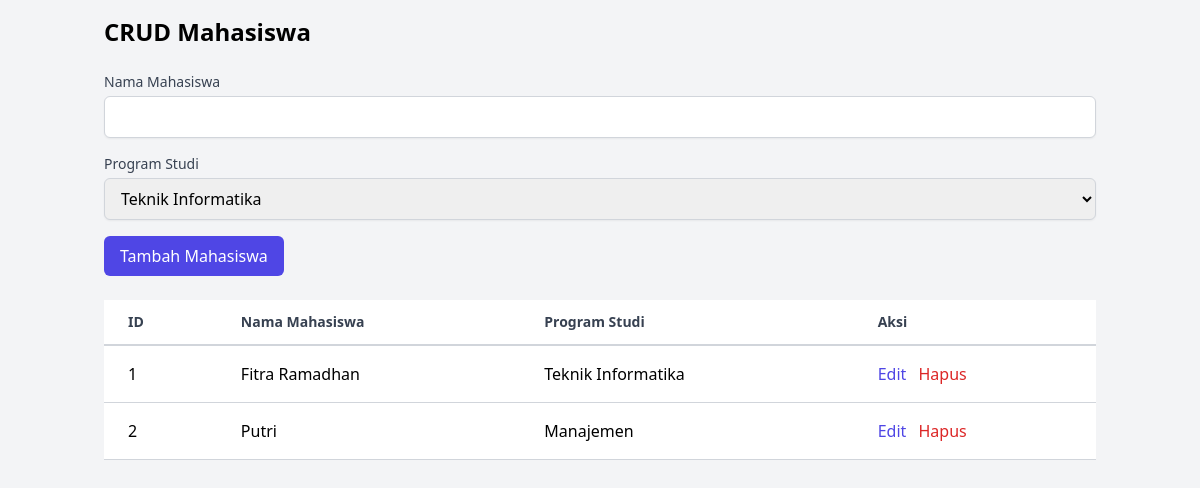
/pages/admin/crud_mahasiswa.php (signed in), run on the app's committed database.
### tables this page shows
CREATE TABLE `mahasiswa` (
  `id` int(11) NOT NULL,
  `nama_mahasiswa` varchar(100) NOT NULL,
  `prodi_id` int(11) DEFAULT NULL
);

CREATE TABLE `prodi` (
  `id` int(11) NOT NULL,
  `nama_prodi` varchar(100) NOT NULL,
  `fakultas_id` int(11) DEFAULT NULL
);

### pages/admin/crud_mahasiswa.php (the view, shortened to what this page needs)
<?php
include '../../includes/db.php';
$result = $conn->query("SELECT mahasiswa.id, mahasiswa.nama_mahasiswa, prodi.nama_prodi FROM mahasiswa JOIN prodi ON mahasiswa.prodi_id = prodi.id");
$prodi_result = $conn->query("SELECT * FROM prodi");
?>
<!DOCTYPE html>
<html lang="en">
<head>
    <link href="https://cdn.jsdelivr.net/npm/tailwindcss@2.2.19/dist/tailwind.min.css" rel="stylesheet">
</head>
<body class="bg-gray-100">
    <div class="container mx-auto p-4">
        <h1 class="text-2xl font-bold mb-6">CRUD Mahasiswa</h1>
        <form method="POST" class="mb-6">
            <div class="mb-4">
                <label for="nama_mahasiswa" class="block text-sm font-medium text-gray-700">Nama Mahasiswa</label>
                <input type="text" name="nama_mahasiswa" id="nama_mahasiswa" class="mt-1 block w-full px-3 py-2 border border-gray-300 rounded-md shadow-sm focus:outline-none focus:ring-indigo-500 focus:border-indigo-500" required>
            </div>
            <div class="mb-4">
                <label for="prodi_id" class="block text-sm font-medium text-gray-700">Program Studi</label>
                <select name="prodi_id" id="prodi_id" class="mt-1 block w-full px-3 py-2 border border-gray-300 rounded-md shadow-sm focus:outline-none focus:ring-indigo-500 focus:border-indigo-500" required>
                    <?php while ($row = $prodi_result->fetch(PDO::FETCH_ASSOC)): ?>
                        <option value="<?php echo $row['id']; ?>"><?php echo $row['nama_prodi']; ?></option>
                    <?php endwhile; ?>
                </select>
            </div>
            <button type="submit" name="create" class="bg-indigo-600 text-white py-2 px-4 rounded-md hover:bg-indigo-700 focus:outline-none focus:ring-2 focus:ring-indigo-500 focus:ring-offset-2">Tambah Mahasiswa</button>
        </form>
        <table class="min-w-full bg-white">
            <thead>
                <tr>
                    <th class="px-6 py-3 border-b-2 border-gray-300 text-left text-sm font-semibold text-gray-700">ID</th>
                    <th class="px-6 py-3 border-b-2 border-gray-300 text-left text-sm font-semibold text-gray-700">Nama Mahasiswa</th>
                    <th class="px-6 py-3 border-b-2 border-gray-300 text-left text-sm font-semibold text-gray-700">Program Studi</th>
                    <th class="px-6 py-3 border-b-2 border-gray-300 text-left text-sm font-semibold text-gray-700">Aksi</th>
                </tr>
            </thead>
            <tbody>
                <?php while ($row = $result->fetch(PDO::FETCH_ASSOC)): ?>
                    <tr>
                        <td class="px-6 py-4 border-b border-gray-300"><?php echo $row['id']; ?></td>
                        <td class="px-6 py-4 border-b border-gray-300"><?php echo $row['nama_mahasiswa']; ?></td>
                        <td class="px-6 py-4 border-b border-gray-300"><?php echo $row['nama_prodi']; ?></td>
                        <td class="px-6 py-4 border-b border-gray-300">
                            <a href="?edit=<?php echo $row['id']; ?>" class="text-indigo-600 hover:text-indigo-900">Edit</a>
                            <a href="?delete=<?php echo $row['id']; ?>" class="text-red-600 hover:text-red-900 ml-2" onclick="return confirm('Apakah Anda yakin ingin menghapus?')">Hapus</a>
                        </td>
                    </tr>
                <?php endwhile; ?>
            </tbody>
        </table>
    </div>
</body>
</html>

### data on the page
mahasiswa: id "1", nama_mahasiswa "Fitra Ramadhan", prodi.nama_prodi "Teknik Informatika"
mahasiswa: id "2", nama_mahasiswa "Putri", prodi.nama_prodi "Manajemen"

### other printed values
form field prodi_id "Teknik Informatika"
